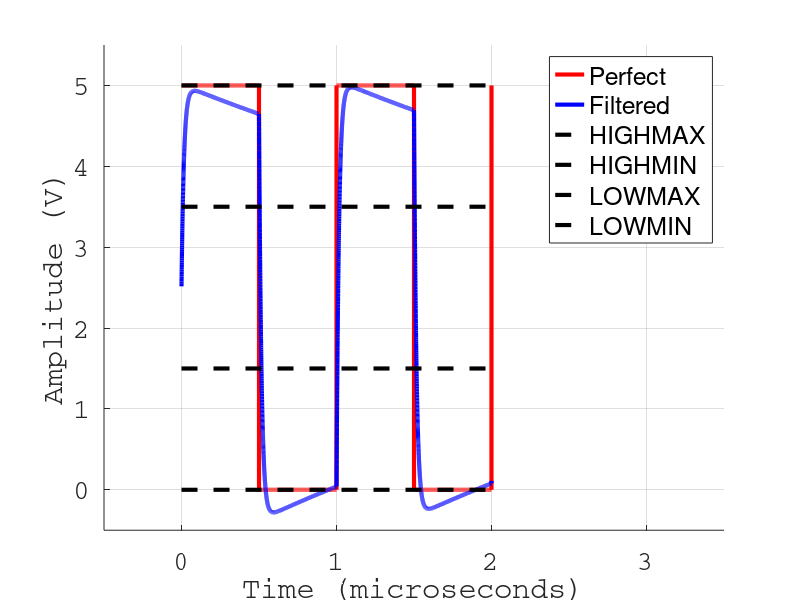

The MATLAB source for this figure:
clear; home
pkg load control
pkg load signal
f = 1.0;
fs = 1000.0; %sampling frequency
fc = fs/2.0; %critical frequency
fcut_low = 2.0; %cutoff frequency
fcut_high = 0.01; %cutoff frequency
dt = 1.0/fs;
T_max = 2.0;
n = 1.0e4;
t = linspace(0,T_max,n);
s = square(2.0*pi*f*t);
[b a] = butter(1,fcut_low/fc,'low');
[d c] = butter(1,fcut_high/fc,'high');
sf = filter(b,a,filter(d,c,s));

%Plotting
hold on;
grid on;
axisVector = [-0.5 3.5 -0.5 5.5];
linew = 3;
linec = 'red';
linec2 = 'blue';
linec3 = 'black';
fontname = 'Courier';
fontsize = 20.0;
plot(t,(s+1.0)*5.0/2.0,'linewidth',linew,'color',linec);
plot(t,(sf+1.0)*5.0/2.0,'linewidth',linew,'color',linec2);
plot([0 T_max],[5.0 5.0],'--','color',linec3,'linewidth',linew);
plot([0 T_max],[3.5 3.5],'--','color',linec3,'linewidth',linew);
plot([0 T_max],[1.5 1.5],'--','color',linec3,'linewidth',linew);
plot([0 T_max],[0.0 0.0],'--','color',linec3,'linewidth',linew);
axis(axisVector);
xlabel('Time (microseconds)','fontname',fontname,'fontsize',fontsize);
ylabel('Amplitude (V)','fontname',fontname,'fontsize',fontsize);
set(gca,'fontname',fontname,'fontsize',fontsize);
legend('Perfect','Filtered','HIGHMAX','HIGHMIN','LOWMAX','LOWMIN');
print -dpdf 'January8_plot1.pdf'
